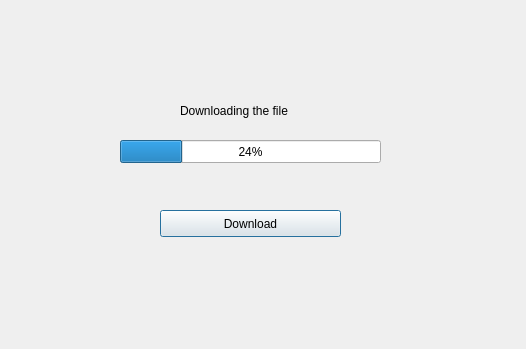
<?xml version="1.0" encoding="UTF-8"?>
<ui version="4.0">
 <class>Dialog</class>
 <widget class="QDialog" name="Dialog">
  <property name="geometry">
   <rect>
    <x>0</x>
    <y>0</y>
    <width>526</width>
    <height>349</height>
   </rect>
  </property>
  <property name="windowTitle">
   <string>Dialog</string>
  </property>
  <widget class="QProgressBar" name="progressBar">
   <property name="geometry">
    <rect>
     <x>120</x>
     <y>140</y>
     <width>261</width>
     <height>23</height>
    </rect>
   </property>
   <property name="value">
    <number>24</number>
   </property>
  </widget>
  <widget class="QLabel" name="label">
   <property name="geometry">
    <rect>
     <x>180</x>
     <y>90</y>
     <width>211</width>
     <height>41</height>
    </rect>
   </property>
   <property name="text">
    <string>Downloading the file</string>
   </property>
  </widget>
  <widget class="QPushButton" name="pushButtonStart">
   <property name="geometry">
    <rect>
     <x>160</x>
     <y>210</y>
     <width>181</width>
     <height>27</height>
    </rect>
   </property>
   <property name="text">
    <string>Download</string>
   </property>
  </widget>
 </widget>
 <resources/>
 <connections/>
</ui>
